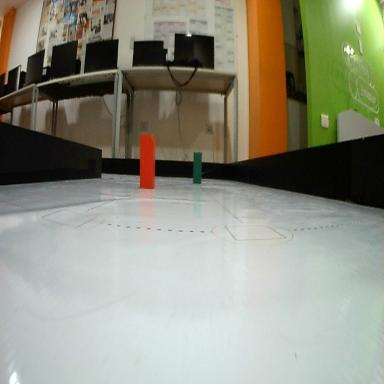
#> input picture tests/datastets/obstacles/images 1/WIN_20260108_15_30_54_Pro_jpg.rf.2073ba742a6e2e28f1f082d8eeb5a016.jpg, 384 x 384 px
$ python -i edge_lane_detection.py   (imports and definitions only)
#> lines starting #> are read from the running program, lines starting #| are printed output that depends on the picture
"""Canny/Hough diagnostic, using x(y) to handle vertical walls."""

from dataclasses import dataclass

import cv2
import numpy as np

from .common import validate_frame


@dataclass
class LaneEstimate:
    lane_error: float
    curvature: float
    confidence: float
    left_line: tuple | None
    right_line: tuple | None


def estimate_lane(frame):
    validate_frame(frame)
    h, w = frame.shape[:2]
    gray = cv2.cvtColor(frame, cv2.COLOR_BGR2GRAY)
    edges = cv2.Canny(cv2.GaussianBlur(gray, (5, 5), 0), 50, 150)
    edges[: int(h * 0.35)] = 0  # Mask AFTER Canny: no artificial ROI edge.
    lines = cv2.HoughLinesP(
        edges, 1, np.pi / 180, 20, minLineLength=max(12, int(h * 0.08)), maxLineGap=int(h * 0.1)
    )
    sides = [[], []]
    if lines is not None:
        for raw in lines.reshape(-1, 4):
            x1, y1, x2, y2 = map(int, raw)
            if abs(y2 - y1) < max(5, abs(x2 - x1) * 0.35):
                continue
            slope = (x2 - x1) / (y2 - y1)
            intercept = x1 - slope * y1
            bottom = slope * (h * 0.85) + intercept
            if not -w * 0.25 <= bottom <= w * 1.25:
                continue
            side = 0 if bottom < w / 2 else 1
            sides[side].append(
                (float(np.hypot(x2 - x1, y2 - y1)), slope, intercept, (x1, y1, x2, y2))
            )
    best = [max(items, key=lambda v: v[0]) if items else None for items in sides]
    left, right = best
    if left is None or right is None:
        return LaneEstimate(
            0,
            0,
            0.3 if left or right else 0,
            left[3] if left else None,
            right[3] if right else None,
        )
    near = [item[1] * h * 0.85 + item[2] for item in best]
    far = [item[1] * h * 0.45 + item[2] for item in best]
    if not w * 0.12 < near[1] - near[0] < w * 1.5 or far[0] >= far[1]:
        return LaneEstimate(0, 0, 0, left[3], right[3])
    center_near, center_far = np.mean(near), np.mean(far)
    return LaneEstimate(
        float(np.clip((center_near - w / 2) / (w / 2), -1, 1)),
        float(np.clip((center_far - center_near) / (w / 2), -1, 1)),
        1.0,
        left[3],
        right[3],
    )

>>> import cv2
>>> picture = cv2.imread('../../../tests/datastets/obstacles/images 1/WIN_20260108_15_30_54_Pro_jpg.rf.2073ba742a6e2e28f1f082d8eeb5a016.jpg', cv2.IMREAD_GRAYSCALE)
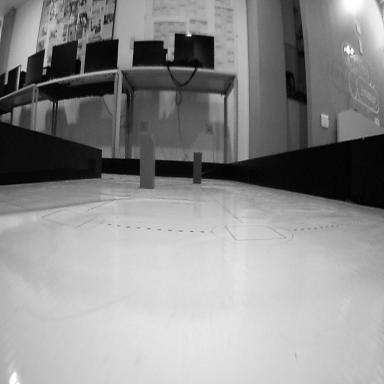
#> picture: shape (384, 384); min 0, max 255, mean 141.9
#> (the run stopped early here; a loop or call above may not have finished)

$ run again, on tests/datastets/obstacles/images 1/WIN_20260108_15_31_02_Pro_jpg.rf.966c1275619dee5897aaf8d441154d4b.jpg
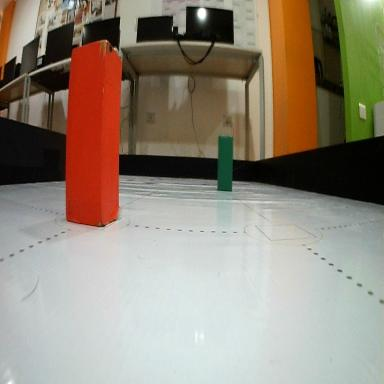
#> input picture tests/datastets/obstacles/images 1/WIN_20260108_15_31_02_Pro_jpg.rf.966c1275619dee5897aaf8d441154d4b.jpg, 384 x 384 px
#> `picture = cv2.imread('../../../tests/datastets/obstacles/images 1/WIN_..`:
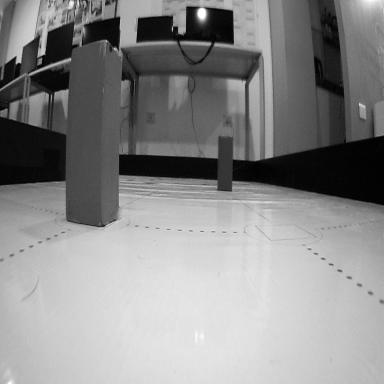
#> picture: shape (384, 384); min 0, max 255, mean 138.2

$ run again, on tests/datastets/obstacles/images 1/WIN_20260108_15_31_11_Pro_jpg.rf.366939829add678efaed88f8b1a7395d.jpg
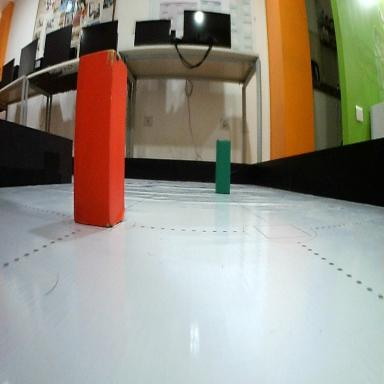
#> input picture tests/datastets/obstacles/images 1/WIN_20260108_15_31_11_Pro_jpg.rf.366939829add678efaed88f8b1a7395d.jpg, 384 x 384 px
#> `picture = cv2.imread('../../../tests/datastets/obstacles/images 1/WIN_..`:
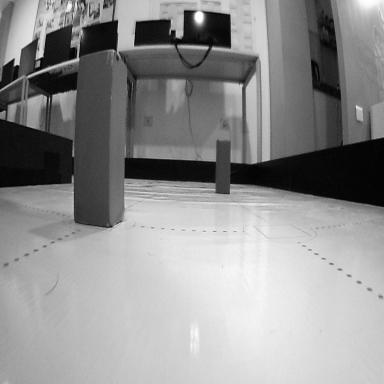
#> picture: shape (384, 384); min 0, max 255, mean 144

$ run again, on tests/datastets/obstacles/images 1/WIN_20260108_15_31_12_Pro_jpg.rf.29983080d7ec2384878093de40362f68.jpg
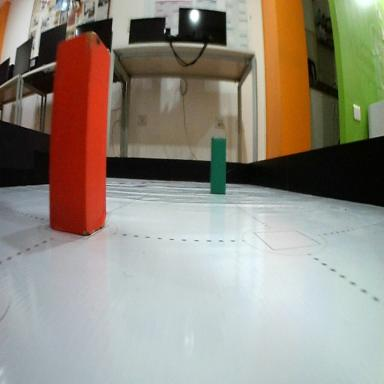
#> input picture tests/datastets/obstacles/images 1/WIN_20260108_15_31_12_Pro_jpg.rf.29983080d7ec2384878093de40362f68.jpg, 384 x 384 px
#> `picture = cv2.imread('../../../tests/datastets/obstacles/images 1/WIN_..`:
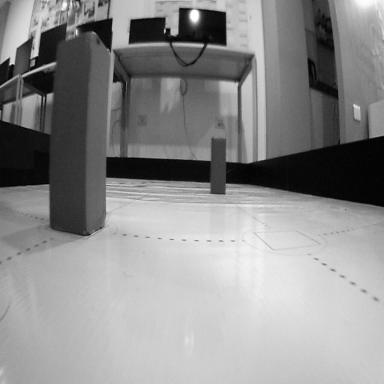
#> picture: shape (384, 384); min 0, max 255, mean 141.2
